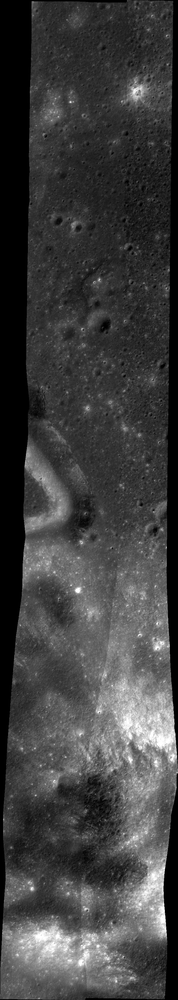
#> input picture data/stage1/apollo15/apollo15.png, 178 x 1000 px, shrunk from 638 x 3577 before the run
$ python -i boulder_labels.py   (imports and definitions only)
#> lines starting #> are read from the running program, lines starting #| are printed output that depends on the picture; after the words box and inside, x2 and y2 are one past the last pixel; in counts of white or black regions, pixels touching at a corner belong together
#> further down, picture is the input picture: shape (1000, 178); min 0, max 255, mean 64
"""Propose and filter boulder candidates for SAM-assisted labelling.

Boulders in LROC NAC imagery read as small, high-contrast features: a sunlit cap
beside a hard-edged shadow.  This module finds those candidates cheaply so SAM
only has to refine a handful of prompts per patch, and filters SAM's masks down
to boulder-like shapes.

The output is *draft* labels for human review, never final training data
unreviewed — a detector trained on unverified auto-labels inherits their
mistakes.  Pure geometry lives here (testable offline); SAM and I/O live in
``scripts/label_boulders.py``.
"""

from __future__ import annotations

from dataclasses import dataclass

import cv2
import numpy as np


@dataclass(frozen=True)
class Box:
    """An axis-aligned pixel box, ``x1 <= x2`` and ``y1 <= y2``."""

    x1: int
    y1: int
    x2: int
    y2: int

    @property
    def width(self) -> int:
        return self.x2 - self.x1

    @property
    def height(self) -> int:
        return self.y2 - self.y1

    # [5 lines left out: function to_yolo, not called in this run]


def propose_candidates(
    gray: np.ndarray,
    *,
    max_boulder_px: int = 24,
    min_contrast: float = 18.0,
    max_candidates: int = 40,
    max_ramp: float = 2.5,
) -> list[tuple[int, int]]:
    """Return ``(x, y)`` points likely to sit on a boulder.

    A white top-hat isolates bright features smaller than ``max_boulder_px``
    (boulder sunlit caps); candidates are the brightest such blobs that also
    have strong local contrast, since a boulder is bright *against* nearby
    shadow.  Returns points, not boxes — SAM turns each into a precise mask.

    Candidates sitting on a large-scale illumination ramp are rejected: a
    top-hat still fires on the bright side of a terminator or crater-shadow
    edge, but a boulder is a local peak on roughly flat ground, not a point on a
    steep bright-to-dark gradient.  ``max_ramp`` is the largest background
    gradient (DN per pixel, after heavy blur) a candidate may sit on.
    """
#> called with max_boulder_px = 24, min_contrast = 18, max_candidates = 40, max_ramp = 2.5
    if gray.ndim != 2:
        raise ValueError("propose_candidates expects a single-channel image.")
    image = gray.astype(np.uint8)
    ksize = 2 * max_boulder_px + 1
    kernel = cv2.getStructuringElement(cv2.MORPH_ELLIPSE, (ksize, ksize))
    tophat = cv2.morphologyEx(image, cv2.MORPH_TOPHAT, kernel)
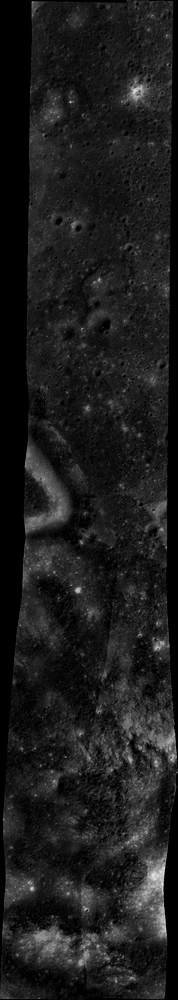
#> tophat: shape (1000, 178); min 0, max 233, mean 28.7

    ramp = _illumination_ramp(image, max_boulder_px)

    # Keep only strong bright residuals, then take one point per connected blob.
    threshold = max(min_contrast, float(np.percentile(tophat, 99)))
    mask = (tophat >= threshold).astype(np.uint8)
    count, _, stats, centroids = cv2.connectedComponentsWithStats(mask, connectivity=8)

    candidates: list[tuple[int, int, float]] = []
    for label in range(1, count):
        area = stats[label, cv2.CC_STAT_AREA]
        if area < 2 or area > max_boulder_px * max_boulder_px:
            continue
        cx, cy = centroids[label]
        ix, iy = int(round(cx)), int(round(cy))
        if ramp[iy, ix] > max_ramp:  # on a shadow/terminator boundary, not a boulder
            continue
        candidates.append((ix, iy, float(tophat[iy, ix])))

    candidates.sort(key=lambda c: c[2], reverse=True)
    return [(x, y) for x, y, _ in candidates[:max_candidates]]


# [91 lines left out: functions box_from_mask, is_boulder_like, passes_geometry, _ring, deduplicate, _iou, not called in this run]


# --- Boulder vs crater by shadow geometry -----------------------------------
#
# A boulder is positive relief: sunlit cap on the sun side, shadow cast beyond
# it on the anti-sun side.  A crater is negative relief: its sun-facing interior
# wall is in shadow while the far (anti-sun) wall is lit.  So across a feature,
# the sun-side is BRIGHTER than the anti-sun-side for a boulder and DARKER for a
# crater.  That single asymmetry, measured against the sun direction, separates
# them -- and turns a boulder-only detector into a two-class one.

CLASS_NAMES = ("boulder", "crater")


# [59 lines left out: functions estimate_sun_vector, classify_relief, not called in this run]


def _illumination_ramp(image: np.ndarray, sigma_px: int) -> np.ndarray:
    """Large-scale illumination gradient magnitude (marks shadow boundaries)."""
#> called with sigma_px = 24
    background = cv2.GaussianBlur(image.astype(np.float32), (0, 0), sigmaX=float(sigma_px))
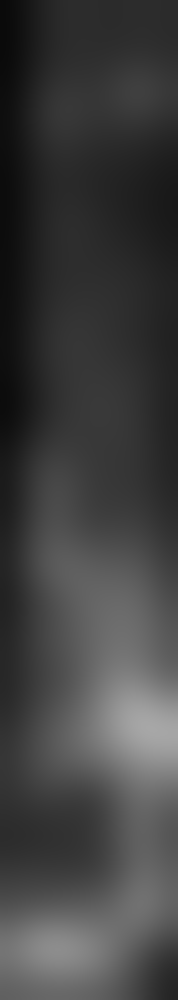
#> background: shape (1000, 178) float32; min 10.26, max 167.3, mean 64.3
    gy, gx = np.gradient(background)
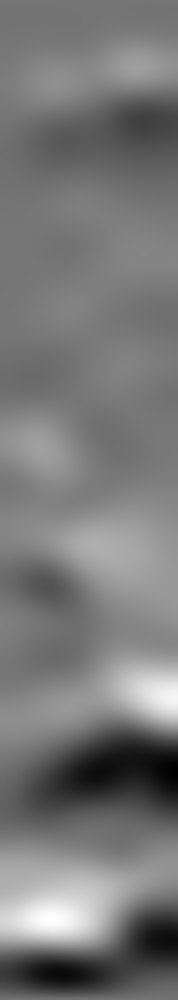
#> gy: shape (1000, 178) float32; min -1.29, max 1.54, mean 0.0472; drawn with min black and max white
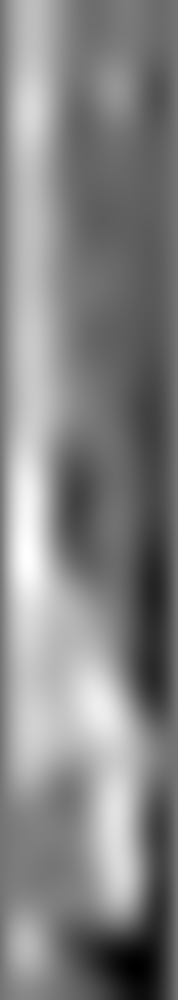
#> gx: shape (1000, 178) float32; min -1.18, max 1.41, mean 0.159; drawn with min black and max white
    return np.hypot(gx, gy)
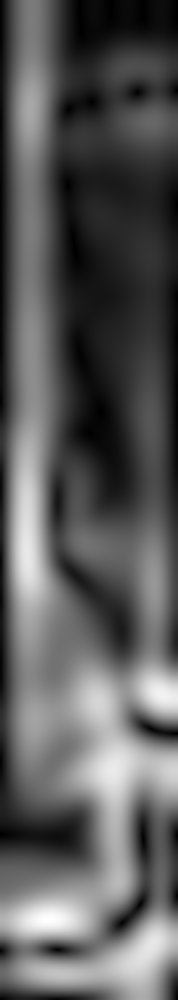
#> returned value: shape (1000, 178) float32; min 0.00102, max 1.55, mean 0.551; drawn with min black and max white


# [53 lines left out: functions propose_dark_candidates, deduplicate_features, not called in this run]

>>> import cv2
>>> picture = cv2.imread('../../data/stage1/apollo15/apollo15.png', cv2.IMREAD_GRAYSCALE)
>>> result = propose_candidates(picture)
#> in propose_candidates, `threshold = max(min_contrast, float(np.percentile(tophat, 99)))`: threshold = 122
#> in propose_candidates, `mask = (tophat >= threshold).astype(np.uint8)`:
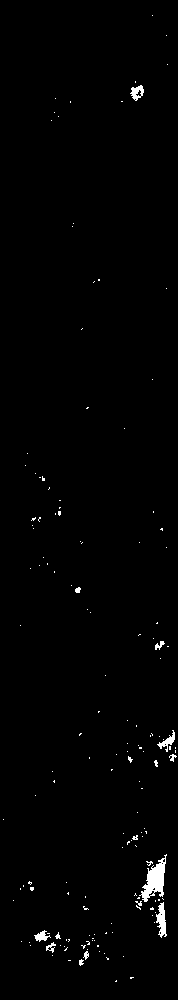
#> mask: shape (1000, 178); values 0 (black) and 1 (white), 1% white; 154 white regions (141 under 20 px), largest, box (x1, y1, x2, y2) and area: (139, 854, 167, 902) 588, (156, 902, 167, 938) 223, (157, 730, 175, 752) 127
#> in propose_candidates, `count, _, stats, centroids = cv2.connectedComponentsWithStats(mask, co..`: count = 155; stats = 155 rows, first 6: [0, 0, 178, 1000, 176164], [152, 15, 1, 1, 1], [166, 35, 1, 1, 1], [167, 64, 1, 1, 1], [135, 81, 1, 2, 2], [130, 85, 14, 16, 125]; centroids = 155 pairs, first value 3 to 175, second value 15 to 980.7
#> the loop in propose_candidates, `for label in range(1, count):` made 154 passes
#> (area, cx, cy, ix, iy) on passes 5, 47, 54: (125, 136.7, 91.89, 137, 92), (27, 77.48, 589.7, 77, 590), (45, 159, 644.9, 159, 645)
#> after the loop in propose_candidates, `for label in range(1, count):`: candidates = 83 items, first 6: (135, 82, 154), (137, 92, 162), (70, 102, 189), (122, 101, 122), (98, 280, 151), (94, 282, 86)
#> result = 40 pairs, first value 29 to 175, second value 82 to 981
